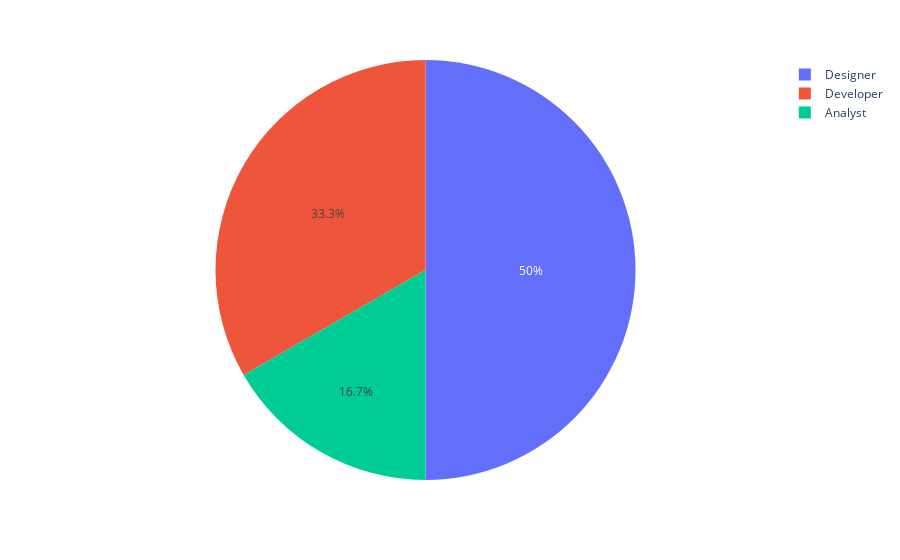

This figure's notebook cell:
### Code cell
# ici j`ai voulu juste essayer plotly`
import plotly.express as px
px.pie(df, names='job')

### Figure 1 — Plotly figure (JSON) as saved in the notebook; plotly's stock layout.template omitted (floating-point values rounded to 4 significant figures)
{"data": [{"domain": {"x": [0, 1], "y": [0, 1]}, "hovertemplate": "job=%{label}<extra></extra>", "labels": ["Developer", "Developer", "Analyst", "Designer", "Designer", "Designer"], "legendgroup": "", "name": "", "showlegend": true, "type": "pie"}], "layout": {"legend": {"tracegroupgap": 0}, "margin": {"t": 60}}}
